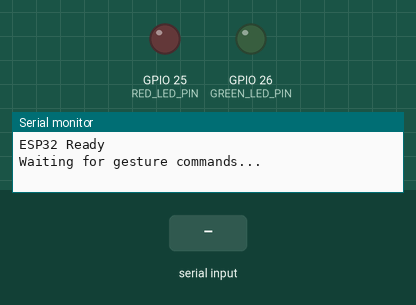
This sketch was run on a simulated ESP32. Shown: output pins drawn as LEDs (lit = HIGH), the last lines printed to the serial monitor. The inputs (shaded band) are chosen by the test bench.

Above: at 1.2 s.
1.3 s: "1:90\n" received over Serial
At 2.3 s:
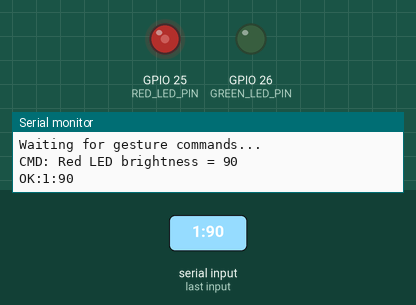
2.8 s: "1:90:45\n" received over Serial
Timing chart, 0 to 5.8 s (numbered marks = the images above; inputs shaded):
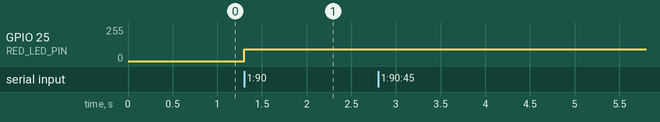

The sketch:

esp32_firmware.ino
```cpp
/*
 * AI-Powered Gesture Controlled Smart Home System
 * ESP32 Firmware
 *
 * Authors: Manas Krishna Neigapula (24BEC10104)
 *          Priyam Prakash (24BEC10139)
 * Guide:   Prof. S.P. Manikandan
 * Institution: VIT Bhopal University
 *
 * Description:
 * Receives serial commands from Python gesture recognition script
 * and controls LED brightness via PWM on GPIO 25 and GPIO 26.
 *
 * Command Format: LED_NUMBER:BRIGHTNESS
 * Examples:
 *   1:255  → Red LED full brightness
 *   1:128  → Red LED half brightness
 *   3:255  → Green LED full brightness
 *   0:0    → All LEDs OFF
 */

#include <Arduino.h>

// ── Pin Definitions ──────────────────────────────────────────────────────────
#define RED_LED_PIN   25    // Living Room LED (GPIO 25)
#define GREEN_LED_PIN 26    // Bedroom LED (GPIO 26)

void setup() {
  // Initialize serial communication at 115200 baud
  Serial.begin(115200);

  // Configure LED pins as PWM output
  pinMode(RED_LED_PIN, OUTPUT);
  pinMode(GREEN_LED_PIN, OUTPUT);

  // Turn off both LEDs at startup
  analogWrite(RED_LED_PIN, 0);
  analogWrite(GREEN_LED_PIN, 0);

  // Signal ready
  Serial.println("ESP32 Ready");
  Serial.println("Waiting for gesture commands...");
}

void loop() {
  // Check if a command has arrived over serial
  if (Serial.available() > 0) {

    // Read command until newline
    String command = Serial.readStringUntil('\n');
    command.trim();

    // Parse command format: LED_NUMBER:BRIGHTNESS
    int colonIndex = command.indexOf(':');

    if (colonIndex != -1) {
      int ledNum    = command.substring(0, colonIndex).toInt();
      int brightness = command.substring(colonIndex + 1).toInt();

      // Clamp brightness to valid range 0-255
      brightness = constrain(brightness, 0, 255);

      // Turn off both LEDs first
      analogWrite(RED_LED_PIN, 0);
      analogWrite(GREEN_LED_PIN, 0);

      // Execute command
      if (ledNum == 0) {
        // All OFF - already done above
        Serial.println("CMD: All LEDs OFF");
      }
      else if (ledNum == 1) {
        // Red LED (Living Room)
        analogWrite(RED_LED_PIN, brightness);
        Serial.print("CMD: Red LED brightness = ");
        Serial.println(brightness);
      }
      else if (ledNum == 3) {
        // Green LED (Bedroom)
        analogWrite(GREEN_LED_PIN, brightness);
        Serial.print("CMD: Green LED brightness = ");
        Serial.println(brightness);
      }

      // Send acknowledgment back to Python
      Serial.println("OK:" + command);
    }
  }
}
```

Measured:
- after the input at 1.3 s, GPIO 25 (RED_LED_PIN): 0/255 → 90/255 at once
